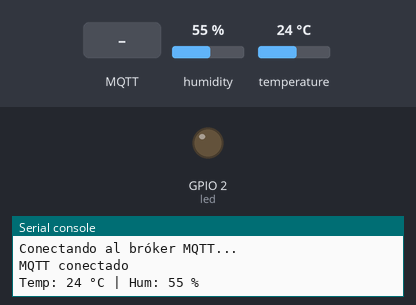
A program run on a simulated ESP32 board running MicroPython. Parts: output pins drawn as LEDs (lit = HIGH), the last lines printed to the serial console. The inputs (shaded band) are chosen by the test bench; at power-on: humidity 55 %, temperature 24 °C. WiFi joins after 1.5 s; no MQTT or app messages arrive unless stated.

Above: at 3.3 s.
3.4 s: MQTT message "ON" arrives on the first subscribed topic
At 4.2 s:
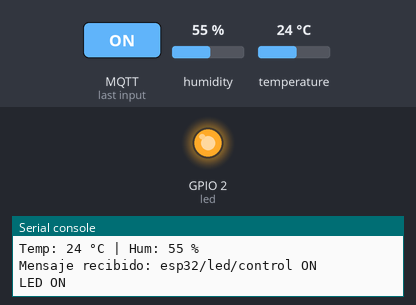
4.9 s: MQTT message "OFF" arrives on the first subscribed topic
At 5.6 s:
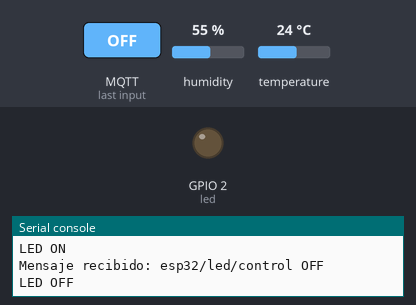
Timing chart, 0 to 7.9 s (numbered marks = the images above; inputs shaded):
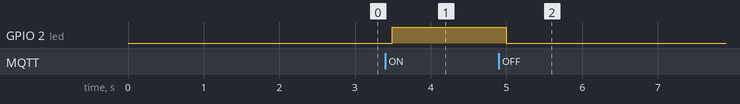

Measured:
- after the input at 3.4 s, GPIO 2 (led): LOW → HIGH after 0.09 s
- after the input at 4.9 s, GPIO 2 (led): HIGH → LOW after 0.10 s

The program:

main.py
```python
import network
import time
import machine
import dht
from umqtt.simple import MQTTClient
from machine import Pin

# =========================
# WIFI
# =========================
WIFI_SSID = "UNRaf_Libre"     # <--- Poné el nombre de tu Wi-Fi del celular
WIFI_PASS = "unraf2021"

# =========================
# MQTT (Tópicos como strings para consistencia)
# =========================
MQTT_BROKER = "10.103.26.134"
CLIENT_ID = "ESP32Client"

TOPIC_TEMP = "esp32/dht11/temperature"
TOPIC_HUM = "esp32/dht11/humidity"
TOPIC_LED_CONTROL = "esp32/led/control"
TOPIC_LED_STATUS = "esp32/led/status"
TOPIC_STATUS = "esp32/status"

# =========================
# HARDWARE
# =========================
LED_PIN = 2
DHT_PIN = 4

led = machine.Pin(LED_PIN, machine.Pin.OUT)
sensor = dht.DHT11(machine.Pin(DHT_PIN))

# =========================
# VARIABLES
# =========================
intervalo = 3000
last_read = 0
client = None

# =========================
# WIFI
# =========================
def conectar_wifi():
    # [REF-1] INICIO: Conexión a la red Wi-Fi local
    wlan = network.WLAN(network.STA_IF)
    wlan.active(True)
    if not wlan.isconnected():
        print("Buscando red Wi-Fi...")
        wlan.connect(WIFI_SSID, WIFI_PASS)
        intentos = 0
        while not wlan.isconnected() and intentos < 10:
            print("Conectando al Wi-Fi... Segundo", intentos)
            time.sleep(1)
            intentos += 1

    if wlan.isconnected():
        print("\n[Wi-Fi OK] Conectado con éxito a la red.")
    else:
        print("\n[Wi-Fi FALLÓ] No se pudo conectar. Revisá los datos.")
        raise Exception("Error de conexión Wi-Fi")

# =========================
# CALLBACK MQTT
# =========================
def callback(topic, msg):
    # [REF-3] RECEPCIÓN: El ESP32 recibe un comando desde el Broker MQTT
    global client

    topic = topic.decode()
    msg = msg.decode()
    print("Mensaje recibido:", topic, msg)

    if topic == TOPIC_LED_CONTROL:
        if msg == "ON":
            # [REF-4] ACTUACIÓN: Cambio de estado físico del hardware (LED) y confirmación de estado
            led.value(1)
            client.publish(TOPIC_LED_STATUS, "ON")
            print("LED ON")
        elif msg == "OFF":
            # [REF-4] ACTUACIÓN: Cambio de estado físico del hardware (LED) y confirmación de estado
            led.value(0)
            client.publish(TOPIC_LED_STATUS, "OFF")
            print("LED OFF")

# =========================
# MQTT
# =========================
def conectar_mqtt():
    # [REF-2] SUSCRIPCIÓN: Conexión al broker y suscripción a tópicos de control
    global client
    try:
        print("Conectando al bróker MQTT...")
        client = MQTTClient(CLIENT_ID, MQTT_BROKER)
        client.set_callback(callback)
        client.connect()
        client.subscribe(TOPIC_LED_CONTROL)

        client.publish(TOPIC_STATUS, "ONLINE")
        print("MQTT conectado")
        return True
    except Exception as e:
        print("Error conectando a MQTT:", e)
        return False

# =========================
# INITIALIZATION
# =========================
conectar_wifi()
conectar_mqtt()

# =========================
# MAIN
# =========================
while True:
    try:
        wifi = network.WLAN(network.STA_IF)
        if not wifi.isconnected():
            print("[ALERTA] WiFi caído. Reconectando...")
            if conectar_wifi():
                conectar_mqtt()
            time.sleep(2)
            continue

        if client is None:
            conectar_mqtt()
            time.sleep(2)
            continue

        # Procesar mensajes entrantes del Broker
        client.check_msg()

        # [REF-5] ADQUISICIÓN: Lectura no bloqueante del sensor DHT11
        now = time.ticks_ms()
        if time.ticks_diff(now, last_read) > intervalo:
            try:
                sensor.measure()
                temp = sensor.temperature()
                hum = sensor.humidity()

                print("Temp:", temp, "°C | Hum:", hum, "%")

                # [REF-6] PUBLICACIÓN: Envío de telemetría hacia el Broker MQTT
                client.publish(TOPIC_TEMP, str(temp))
                client.publish(TOPIC_HUM, str(hum))
                client.publish(TOPIC_STATUS, "ONLINE")

            except OSError as dht_error:
                print("Error al leer el sensor DHT11:", dht_error)

            last_read = now

    except Exception as e:
        print("Error en el lazo principal:", e)
        client = None
        time.sleep(2)

    time.sleep_ms(100)
```
